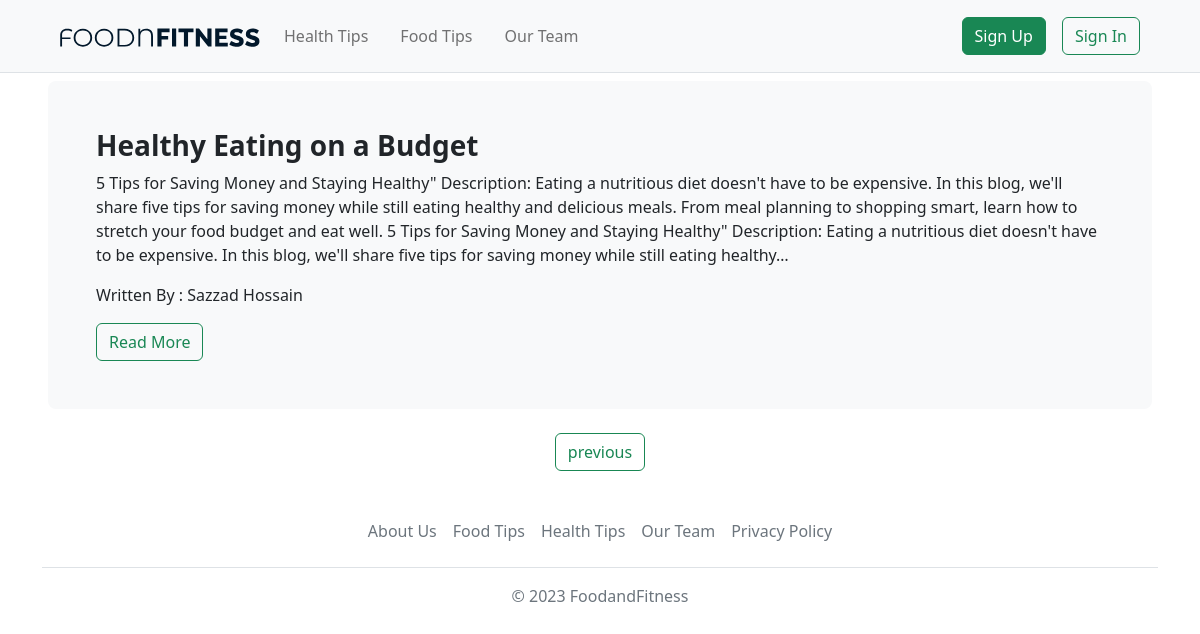
Page /foodblog?page=2 on the committed database.
### home/models.py (models this page shows)
class FoodBlog(models.Model):
    title=models.CharField(max_length=250)
    description=models.TextField()
    writter=models.CharField(max_length=100)
    slug = models.SlugField(unique=True,null=True)

### home/views.py (the view)
# urls.py: path('foodblog',views.foodblogview, name='foodblog'),
def foodblogview(request):
    FoodBlogData=FoodBlog.objects.all()
    paginator=Paginator(FoodBlogData,3)
    page=request.GET.get('page')
    blogs=paginator.get_page(page)
    return render(request,'foodblog.html',{'blogs':blogs})

### templates/foodblog.html (shortened to what this page needs)
<!doctype html>
<html lang="en">
<head>
  <link href="https://cdn.jsdelivr.net/npm/bootstrap@5.2.1/dist/css/bootstrap.min.css" rel="stylesheet"
>
</head>
<body>
  <header>
    {% include 'header.html' %}
  </header>
  <main>
    {% for blog in blogs %}
    <div class="px-5 py-2">
      <div class="container-fluid p-5 bg-light rounded-3">
        <h3 class="fw-bold">{{ blog.title }}</h3>
        <p class="fs-6">{{ blog.description | truncatechars:500}}</p>
        <p>Written By : {{ blog.writter }}</p>
        <a href="{% url 'fullfoodblog' blog.slug %}" >
          <button class="btn btn-outline-success" type="button">Read More</button>
        </a>
      </div>
    </div>
  {% endfor %}
  <div class="mt-3 d-flex justify-content-center">
    {% if blogs.has_previous %}
      <a class="btn btn-outline-success" href="?page={{ blogs.previous_page_number }}">previous</a>
    {% endif %}
  </div>
  </main>
  <footer>
    {% include 'footer.html' %}
  </footer>
</body>
</html>

### rows in the picture
FoodBlog: title "Healthy Eating on a Budget", description "5 Tips for Saving Money and Staying Healthy\" Description: Eating a nutritious diet doesn't have to be expensive. In this blog, we'll share five tips for saving money while still eating healthy and delicious meals. From meal planning to shopping smart, learn how to stretch your food budget and eat well. 5 Tips for Saving Money and Staying Healthy\" Description: Eating a nutritious diet doesn't have to be expensive. In this blog, we'll share five tips for saving money while still eating healthy…", writter "Sazzad Hossain"
